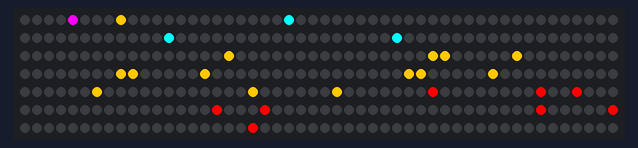
Simulated run of this sketch. Board: Arduino Uno, built with avr-gcc and run on an emulated ATmega328P. Shown: 350 RGB LEDs in strip order, left to right, continuing on the next row.

Above: at 39.1 s.

The sketch:

EXPEModel.ino
```cpp
#include <Adafruit_NeoPixel.h>

//  0 GRID <-> Panel
//  1 BATTERIE <-> Panel
//  2 PV -> Panel
//  3 WIND -> Panel
//  4 SolarThermal / Water -> Panel
//  5 Attic right
//  6 Attic left
//  7 UP Attic
//  8 Third right
//  9 Third left
// 10 UP Third
// 11 Second right
// 12 Second left
// 13 UP Second
// 14 First right
// 15 First left
// 16 HeatPump <-> Panel
// 17 ThermalBattery <-> Panel
// 18 ThermalBattery <-> WaterBuffer
// 19 HeatPump <-> WaterBuffer
// 20 UP First Radiators <-> WaterBuffer
// 21 Radiators First
// 22 UP Second Radiators
// 23 Radiators Second
// 24 UP Third Radiators
// 25 Radiators Third
// 26 ---

#define SEGMENTS 26
int pin = 5;                // input pin Neopixel is attached to
int totalNum = 350;         // number of neopixels in whole strip
unsigned long currentTime;  // running time for program
int redColors[SEGMENTS] = {255, 255, 0, 0, 0, 255, 255, 255, 255, 255, 255, 255, 255, 255, 255, 255, 255, 255, 255, 255, 255, 255, 255, 255, 255, 255};
int greenColors[SEGMENTS] = {0, 200, 255, 255, 255, 200, 200, 200, 200, 200, 200, 200, 200, 200, 200, 200, 200, 200, 0, 0, 0, 0, 0, 0, 0, 0};
int blueColors[SEGMENTS] = {255, 0, 255, 255, 255, 0, 0, 0, 0, 0, 0, 0, 0, 0, 0, 0, 0, 0, 0, 0, 0, 0, 0, 0, 0, 0};
int directions[SEGMENTS] = {1, 0, 0, 1, 0, 0, 1, 0, 0, 1, 0, 0, 1, 0, 0, 1, 0, 1, 1, 1, 1, 1, 1, 1, 1, 1};
int intervals[SEGMENTS] = {20, 20, 20, 20, 20, 20, 20, 20, 20, 20, 20, 20, 20, 20, 20, 20, 20, 20, 20, 20, 20, 20, 20, 20, 20, 20};
bool newPeriods[SEGMENTS] = {true, true, true, true, true, true, true, true, true, true, true, true, true, true, true, true, true, true, true, true, true, true, true, true, true, true};
unsigned long periodStarts[SEGMENTS] = {};
int numLEDS[SEGMENTS] = {5, 7, 35, 34, 36, 9, 9, 6, 9, 9, 6, 9, 9, 6, 9, 9, 16, 8, 7, 6, 3, 20, 7, 20, 6, 20};
int firstIndices[SEGMENTS] = {0, 11, 46, 47, 116, 125, 126, 140, 149, 150, 164, 173, 174, 188, 197, 198, 222, 223, 231, 238, 244, 247, 267, 274, 294, 300};
int currentIndices[SEGMENTS] = {0, 11, 46, 47, 116, 125, 126, 140, 149, 150, 164, 173, 174, 188, 197, 198, 222, 223, 231, 238, 244, 247, 267, 274, 294, 300};
int prevIndices[SEGMENTS] = {100, 100, 100, 100, 200, 200, 200, 200, 200, 200, 200, 300, 300, 300, 300, 300, 300, 300, 300, 300, 300, 300, 300, 300, 300, 300};

Adafruit_NeoPixel pixels = Adafruit_NeoPixel(totalNum, pin, NEO_GRB + NEO_KHZ800);

int forwardBlink(int start, int N, int prevN, int num, int red, int green, int blue) {
    prevN = N - 1;
    if (N == start && currentTime > 0) {
        prevN = start + num - 1;
    }
    LED_move(prevN, N, red, green, blue);
    N++;
    if (N == num + start) {
        N = start;
    }
    return N;
}


int backwardBlink(int start, int N, int prevN, int num, int red, int green, int blue) {
    prevN = N + 1;
    if (N == start && currentTime > 0) {
        prevN = start - num + 1;
    }
    LED_move(prevN, N, red, green, blue);
    N--;
    if (N == start - num) {
        N = start;
    }
    return N;
}

void LED_move(int prevN, int N, int red, int green, int blue) {
    pixels.setPixelColor(N, pixels.Color(red, green, blue));
    pixels.setPixelColor(prevN, pixels.Color(0, 0, 0));
    //pixels.show();
}

void setup() {
    // put your setup code here, to run once:
    Serial.begin(115200);
    // Initialize the NeoPixel library.
    pixels.begin();
    for (int i = 0; i < SEGMENTS; i++) {
        pixels.setPixelColor(firstIndices[i], pixels.Color(redColors[i], greenColors[i], blueColors[i]));
    }
    // defineInterval();
}

void loop() {
    // put your main code here, to run repeatedly:
    currentTime = millis();
    for (int i = 0; i < SEGMENTS; i++) {
        if (newPeriods[i] == true) {
            periodStarts[i] = currentTime;
            newPeriods[i] = false;
        }
        if (currentTime - periodStarts[i] > intervals[i]) {
            if (directions[i] == 0) {
                currentIndices[i] = backwardBlink(firstIndices[i], currentIndices[i], prevIndices[i], numLEDS[i], redColors[i], greenColors[i], blueColors[i]);
            } else {
                currentIndices[i] = forwardBlink(firstIndices[i], currentIndices[i], prevIndices[i], numLEDS[i], redColors[i], greenColors[i], blueColors[i]);
            }
            newPeriods[i] = true;
        }
    }
    pixels.show();
}
```
